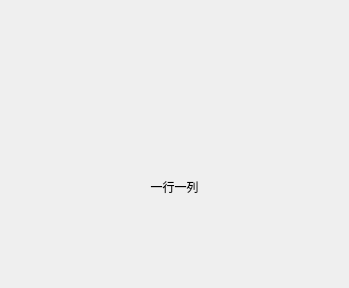
<?xml version="1.0" encoding="UTF-8"?>
<ui version="4.0">
 <class>TemplateItem</class>
 <widget class="QWidget" name="TemplateItem">
  <property name="geometry">
   <rect>
    <x>0</x>
    <y>0</y>
    <width>349</width>
    <height>288</height>
   </rect>
  </property>
  <property name="windowTitle">
   <string>Form</string>
  </property>
  <property name="styleSheet">
   <string notr="true"/>
  </property>
  <layout class="QHBoxLayout" name="horizontalLayout_2">
   <property name="spacing">
    <number>0</number>
   </property>
   <property name="leftMargin">
    <number>0</number>
   </property>
   <property name="topMargin">
    <number>0</number>
   </property>
   <property name="rightMargin">
    <number>0</number>
   </property>
   <property name="bottomMargin">
    <number>0</number>
   </property>
   <item>
    <layout class="QVBoxLayout" name="verticalLayout">
     <property name="spacing">
      <number>0</number>
     </property>
     <item>
      <spacer name="verticalSpacer_2">
       <property name="orientation">
        <enum>Qt::Vertical</enum>
       </property>
       <property name="sizeHint" stdset="0">
        <size>
         <width>0</width>
         <height>0</height>
        </size>
       </property>
      </spacer>
     </item>
     <item>
      <layout class="QHBoxLayout" name="horizontalLayout">
       <property name="spacing">
        <number>0</number>
       </property>
       <item>
        <widget class="QLabel" name="iconLabel">
         <property name="minimumSize">
          <size>
           <width>85</width>
           <height>85</height>
          </size>
         </property>
         <property name="maximumSize">
          <size>
           <width>85</width>
           <height>85</height>
          </size>
         </property>
         <property name="text">
          <string/>
         </property>
         <property name="pixmap">
          <pixmap resource="../resources.qrc">:/template/res/template/一行一列.png</pixmap>
         </property>
         <property name="scaledContents">
          <bool>true</bool>
         </property>
         <property name="alignment">
          <set>Qt::AlignCenter</set>
         </property>
        </widget>
       </item>
      </layout>
     </item>
     <item>
      <widget class="QLabel" name="nameLabel">
       <property name="minimumSize">
        <size>
         <width>0</width>
         <height>20</height>
        </size>
       </property>
       <property name="maximumSize">
        <size>
         <width>16777215</width>
         <height>20</height>
        </size>
       </property>
       <property name="styleSheet">
        <string notr="true">font: 700 9pt &quot;Microsoft YaHei UI&quot;;</string>
       </property>
       <property name="text">
        <string>一行一列</string>
       </property>
       <property name="alignment">
        <set>Qt::AlignCenter</set>
       </property>
      </widget>
     </item>
     <item>
      <spacer name="verticalSpacer">
       <property name="orientation">
        <enum>Qt::Vertical</enum>
       </property>
       <property name="sizeHint" stdset="0">
        <size>
         <width>0</width>
         <height>0</height>
        </size>
       </property>
      </spacer>
     </item>
    </layout>
   </item>
  </layout>
 </widget>
 <resources>
  <include location="../resources.qrc"/>
 </resources>
 <connections/>
</ui>
